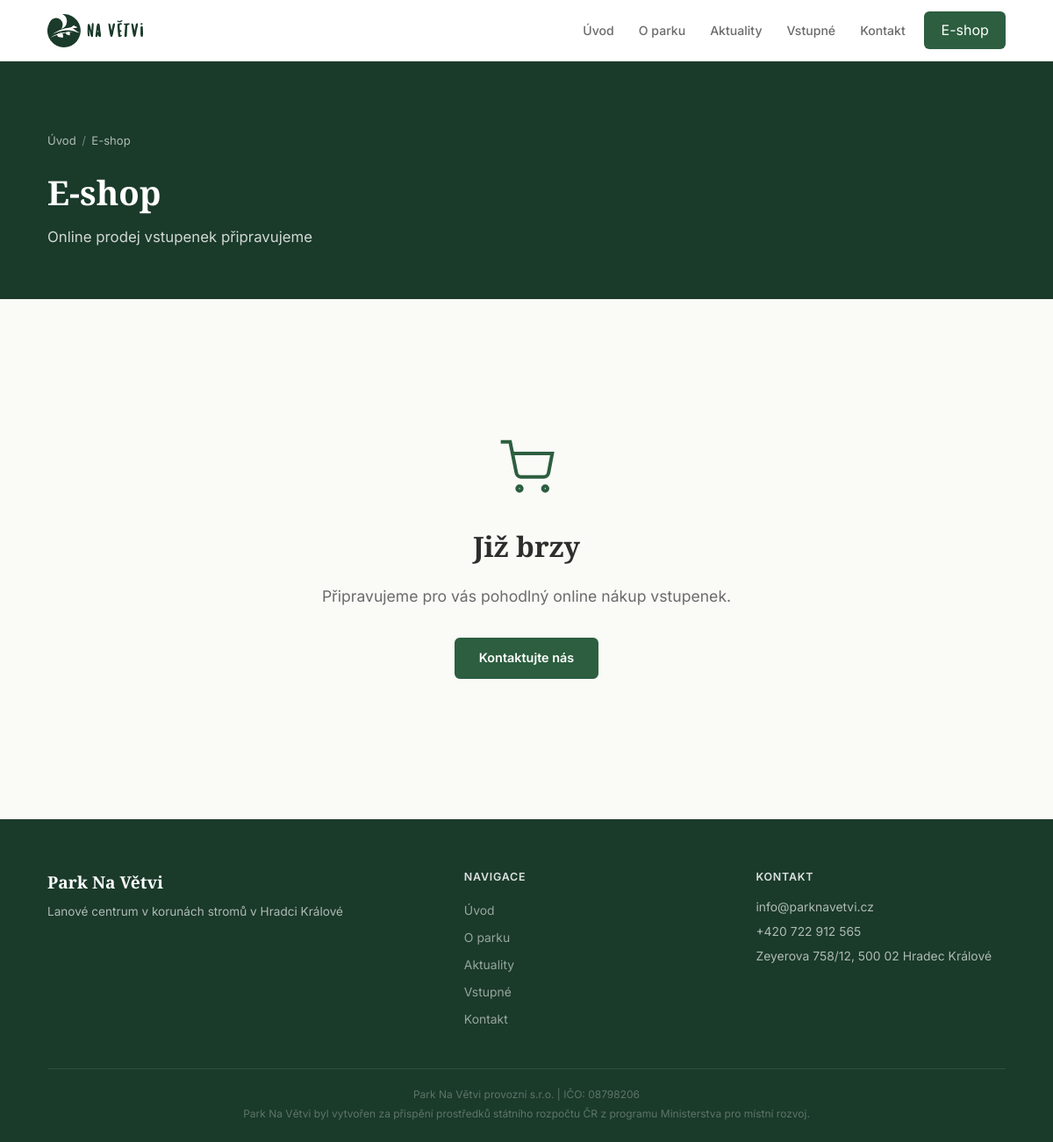
The page /eshop on the database its author committed.
### tables this page shows
CREATE TABLE settings (
            key TEXT PRIMARY KEY,
            value TEXT NOT NULL
        );

### app.py (the view)
@app.route("/eshop")
def eshop():
    settings = db.get_settings()
    return render_template("eshop.html", settings=settings)

### database.py (called while the page is built)
def get_db():
    conn = sqlite3.connect(DB_PATH)
    conn.row_factory = sqlite3.Row
    conn.execute("PRAGMA journal_mode=WAL")
    return conn

def get_settings():
    conn = get_db()
    rows = conn.execute("SELECT key, value FROM settings").fetchall()
    conn.close()
    return {row["key"]: row["value"] for row in rows}

### templates/eshop.html (shortened to what this page needs)
{% extends "base.html" %}
{% block content %}
<section class="page-hero">
    <div class="container">
        <div class="breadcrumb"><a href="{{ url_for('index') }}">Úvod</a> <span>/</span> {{ settings.get('eshop_page_title', 'E-shop') }}</div>
        <h1>{{ settings.get('eshop_page_title', 'E-shop') }}</h1>
        <p>{{ settings.get('eshop_page_subtitle', '') }}</p>
    </div>
</section>
<section class="section">
    <div class="container text-center" style="padding: 5rem 0;">
        <div style="max-width: 500px; margin: 0 auto;">
            <svg viewBox="0 0 24 24" fill="none" stroke="var(--c-primary)" stroke-width="1.5" style="width: 64px; height: 64px; margin-bottom: 1.5rem;">
                <circle cx="9" cy="21" r="1"/><circle cx="20" cy="21" r="1"/>
                <path d="M1 1h4l2.68 13.39a2 2 0 0 0 2 1.61h9.72a2 2 0 0 0 2-1.61L23 6H6"/>
            </svg>
            <h2 style="font-family: var(--font-display); font-size: 2rem; margin-bottom: 1rem;">{{ settings.get('eshop_soon_title', 'Již brzy') }}</h2>
            <p style="color: var(--c-text-light); font-size: 1.1rem; line-height: 1.7;">
                {{ settings.get('eshop_soon_text', '') }}
            </p>
            <p style="margin-top: 2rem;">
                <a href="{{ url_for('contact') }}" class="btn btn-primary">Kontaktujte nás</a>
            </p>
        </div>
    </div>
</section>
{% endblock %}

### templates/base.html (shortened to what this page needs)
<!DOCTYPE html>
<html lang="cs">
<head>
    <link rel="stylesheet" href="{{ url_for('static', filename='css/style.css') }}">
</head>
<body>
<header class="site-header" id="header">
    <div class="container header-inner">
        <a href="{{ url_for('index') }}" class="logo">
            <img src="{{ url_for('static', filename='images/logo/logo-dark.svg') }}" alt="Park Na Větvi">
        </a>
        <nav class="main-nav" id="mainNav">
            <a href="{{ url_for('index') }}" class="nav-link {% if request.endpoint == 'index' %}active{% endif %}">Úvod</a>
            <a href="{{ url_for('about') }}" class="nav-link {% if request.endpoint == 'about' %}active{% endif %}">O parku</a>
            <a href="{{ url_for('news_list') }}" class="nav-link {% if request.endpoint == 'news_list' %}active{% endif %}">Aktuality</a>
            <a href="{{ url_for('pricing') }}" class="nav-link {% if request.endpoint == 'pricing' %}active{% endif %}">Vstupné</a>
            <a href="{{ url_for('contact') }}" class="nav-link {% if request.endpoint == 'contact' %}active{% endif %}">Kontakt</a>
            <a href="{{ url_for('eshop') }}" class="nav-cta">E-shop</a>
        </nav>
    </div>
</header>
{% block content %}{% endblock %}
<footer class="site-footer">
    <div class="container">
        <div class="footer-grid">
            <div class="footer-brand">
                <span class="logo-text">Park Na Větvi</span>
                <p>{{ settings.get('site_subtitle', '') }}</p>
            </div>
            <div class="footer-links">
                <h4>Navigace</h4>
                <a href="{{ url_for('index') }}">Úvod</a>
                <a href="{{ url_for('about') }}">O parku</a>
                <a href="{{ url_for('news_list') }}">Aktuality</a>
                <a href="{{ url_for('pricing') }}">Vstupné</a>
                <a href="{{ url_for('contact') }}">Kontakt</a>
            </div>
            <div class="footer-contact">
                <h4>Kontakt</h4>
                <p>{{ settings.get('email', '') }}</p>
                <p>{{ settings.get('phone', '') }}</p>
                <p>{{ settings.get('address', '') }}</p>
            </div>
        </div>
        <div class="footer-bottom">
            <p>{{ settings.get('company_name', '') }} | IČO: {{ settings.get('ico', '') }}</p>
            <p>Park Na Větvi byl vytvořen za přispění prostředků státního rozpočtu ČR z programu Ministerstva pro místní rozvoj.</p>
        </div>
    </div>
</footer>
</body>
</html>

### static/css/style.css (style rules this page uses)
*, *::before, *::after { margin: 0; padding: 0; box-sizing: border-box; }
:root { --c-primary: #2c5e3f; --c-primary-light: #3a7d5c; --c-primary-dark: #1a3a2a; --c-accent: #d4a853; --c-accent-light: #e8c87a; --c-bg: #fafaf7; --c-surface: #ffffff; --c-text: #2d2d2d; --c-text-light: #6b6b6b; --c-text-lighter: #999; --c-border: #e8e5df; --c-border-light: #f0ede8; --font: 'Inter', -apple-system, BlinkMacSystemFont, 'Segoe UI', sans-serif; --font-display: 'Playfair Display', 'Georgia', serif; --shadow-sm: 0 1px 3px rgba(0,0,0,.06); --shadow: 0 2px 8px rgba(0,0,0,.08); --shadow-lg: 0 8px 24px rgba(0,0,0,.1); --radius: 6px; --radius-lg: 12px; --transition: .25s ease; --header-h: 70px; }
html { scroll-behavior: smooth; scroll-padding-top: var(--header-h); }
body { font-family: var(--font); color: var(--c-text); line-height: 1.65; background: var(--c-bg); -webkit-font-smoothing: antialiased; }
img { max-width: 100%; height: auto; display: block; }
a { color: var(--c-primary); text-decoration: none; transition: color var(--transition); }
.container { max-width: 1140px; margin: 0 auto; padding: 0 1.5rem; }
.site-header { position: fixed; top: 0; left: 0; right: 0; z-index: 1000; height: var(--header-h); background: rgba(255,255,255,.97); backdrop-filter: blur(10px); border-bottom: 1px solid var(--c-border-light); transition: box-shadow var(--transition); }
.header-inner { display: flex; align-items: center; justify-content: space-between; height: 100%; }
.logo { display: flex; align-items: center; gap: .6rem; text-decoration: none; }
.logo img { height: 38px; width: auto; }
.main-nav { display: flex; align-items: center; gap: .15rem; }
.nav-link { padding: .5rem .8rem; font-size: .88rem; font-weight: 500; color: var(--c-text-light); border-radius: var(--radius); transition: all var(--transition); }
.nav-cta { background: var(--c-primary); color: #fff !important; padding: .5rem 1.2rem; margin-left: .4rem; border-radius: var(--radius); }
.btn { display: inline-flex; align-items: center; gap: .5rem; padding: .7rem 1.6rem; font-size: .9rem; font-weight: 600; border-radius: var(--radius); border: 2px solid transparent; cursor: pointer; transition: all var(--transition); text-decoration: none; font-family: inherit; line-height: 1.4; }
.btn-primary { background: var(--c-primary); color: #fff; border-color: var(--c-primary); }
.page-hero { position: relative; padding: 5rem 0 3.5rem; background: var(--c-primary-dark); color: #fff; margin-top: var(--header-h); }
.page-hero h1 { font-family: var(--font-display); font-size: 2.4rem; font-weight: 700; margin-bottom: .4rem; }
.page-hero p { font-size: 1.05rem; opacity: .8; }
.breadcrumb { display: flex; gap: .4rem; font-size: .82rem; margin-bottom: 1rem; opacity: .65; }
.breadcrumb a { color: #fff; }
.breadcrumb span { opacity: .6; }
.section { padding: 5rem 0; }
.site-footer { background: var(--c-primary-dark); color: rgba(255,255,255,.65); padding: 3.5rem 0 0; }
.footer-grid { display: grid; grid-template-columns: 1.5fr 1fr 1fr; gap: 3rem; padding-bottom: 2.5rem; border-bottom: 1px solid rgba(255,255,255,.1); }
.footer-brand .logo-text { font-family: var(--font-display); font-size: 1.2rem; font-weight: 700; color: #fff; display: block; margin-bottom: .5rem; }
.footer-brand p { font-size: .85rem; line-height: 1.6; }
.footer-links h4, .footer-contact h4 { color: rgba(255,255,255,.85); font-size: .78rem; font-weight: 600; text-transform: uppercase; letter-spacing: .06em; margin-bottom: .8rem; }
.footer-links a { display: block; color: rgba(255,255,255,.55); font-size: .87rem; padding: .25rem 0; transition: color var(--transition); }
.footer-contact p { font-size: .87rem; margin-bottom: .3rem; }
.footer-bottom { padding: 1.2rem 0; text-align: center; font-size: .75rem; opacity: .45; }
.footer-bottom p { margin-bottom: .15rem; }
.text-center { text-align: center; }

### rows shown on the page
settings: get "E-shop"
settings: get "Online prodej vstupenek připravujeme"
settings: get "Již brzy"
settings: get "Připravujeme pro vás pohodlný online nákup vstupenek."
settings: get "Lanové centrum v korunách stromů v Hradci Králové"
settings: get "info@parknavetvi.cz"
settings: get "+420 722 912 565"
settings: get "Zeyerova 758/12, 500 02 Hradec Králové"
settings: get "Park Na Větvi provozní s.r.o."
settings: get "08798206"
